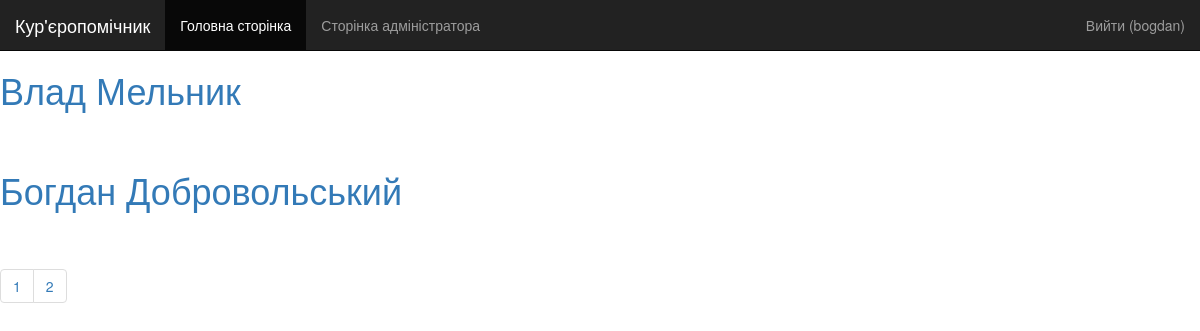
Screenshot of /tracker/users/ (signed in) with the database file from the repository.
### tracker/models.py (models this page shows, shortened)
class User(model_user.User):
    position_lat = models.DecimalField(decimal_places=8, max_digits=10)
    position_long = models.DecimalField(decimal_places=8, max_digits=10)
    date_registration = models.DateTimeField(auto_now_add=True)

### tracker/views.py (the view)
# urls.py: url(r'^users/(?P<page>[0-9]+)/$', views.users, name='users_page'),
def users(request, page=1):
    page = int(page)
    users_by_id = User.objects.all()
    p = Paginator(users_by_id, 2)
    page1 = p.page(page)
    user_name = auth.get_user(request).username
    context = {
        'user_name': user_name,
        'users': page1,
        'paginator': p,
        'page': page,
    }
    return render(request, 'tracker/users.html', context)

### templates/tracker/users.html (shortened to what this page needs)
{% extends 'tracker/base.html' %}
{% block content %}
        {% for u in users %}
            <div>
                <h1><a href="{% url 'user_page'  u.id 1 %}">{{ u.first_name }} {{ u.last_name }}</a></h1>
            </div>
            <div style="height: 30px;"></div>
        {% endfor %}
            {% if paginator.count != 0 %}
                <nav>
                <ul class="pagination">
                {% for i in paginator.page_range %}
                        {% if i != page %}
                            <li class="page-item"><a class="page-link" href="{% url 'users_page' i %}">{{ i }}</a></li>
                        {% else %}
                            <li><a href="#">{{ i }}</a></li>
                        {% endif %}
                {% endfor %}
                </ul>
                </nav>
            {% endif %}
{% endblock %}

### templates/tracker/base.html (shortened to what this page needs)
{% load staticfiles %}
<!DOCTYPE html>
<html lang="ru">
<head>
    <link rel="stylesheet" href="{% static 'tracker/css/bootstrap.min.css' %}">
    <link rel="stylesheet" href="{% static 'tracker/css/auth.css' %}">
</head>
<body>
<nav class="navbar navbar-inverse navbar-fixed-top">
        <div class="container-fluid">
            <div class="navbar-header">
                <a class="navbar-brand" href="{% url 'index' %}">Кур'єропомічник</a>
            </div>
            <div class="collapse navbar-collapse" id="bs-example-navbar-collapse-1">
                <ul class="nav navbar-nav">
                    <li class="active"><a href="{% url 'index' %}">Головна сторінка <span class="sr-only">(current)</span></a></li>
                    <li><a href="/admin/">Сторінка адміністратора</a></li>
                </ul>
                <ul class="nav navbar-nav navbar-right">
                    {% if user_name%}
                    <li><a href="/authorization/logout/">Вийти ({{ user_name }})</a></li>
                    {% else %}
                        <li><a href="" data-toggle="modal" data-target="#login-modal">Увійти</a></li>
                    {% endif %}
                </ul>
            </div>
        </div>
    </nav>
    {% block content %}
    {% endblock %}
</body>
</html>

### rows the page displays
User: first_name "Влад", last_name "Мельник"
User: first_name "Богдан", last_name "Добровольський"

### other values shown
{{ user_name }} "bogdan"
{{ i }} "1"
{{ i }} "2"
